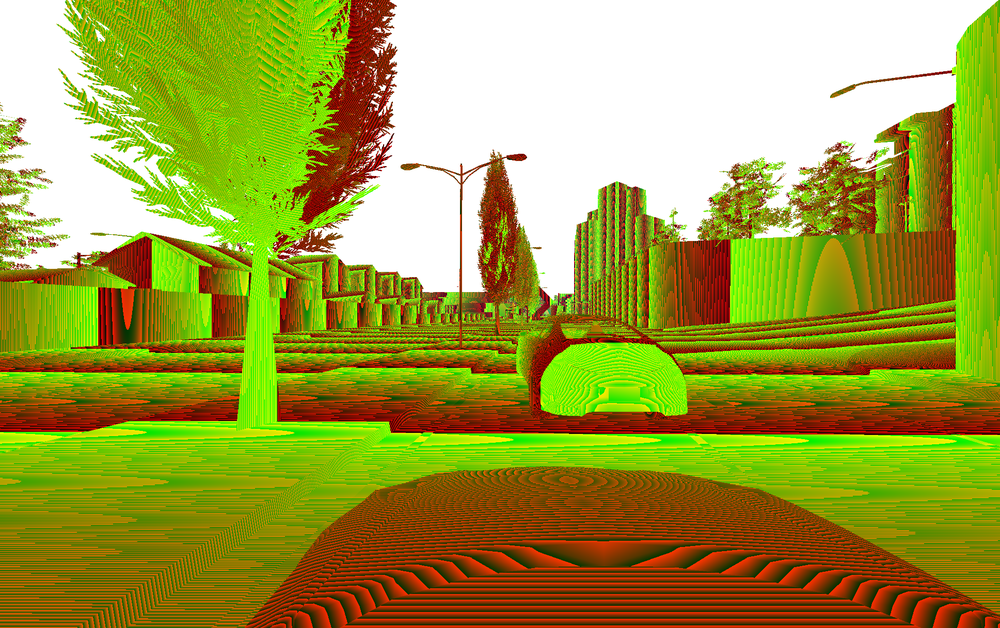
#> input picture Disparity/deep/334_carla_deep.png, 1000 x 628 px, shrunk from 1937 x 1217 before the run
$ python test-utils.py
#> lines starting #> are read from the running program, lines starting #| are printed output that depends on the picture; long printed decimals are rounded
### Disparity/utils.py
import numpy as np
import cv2 as cv
import json
import math


ply_header = '''ply
format ascii 1.0
element vertex %(vert_num)d
property float x
property float y
property float z
property uchar red
property uchar green
property uchar blue
end_header
'''


class NumpyEncoder(json.JSONEncoder):
    # [4 lines left out: function default, not called in this run]


def save2json(data, filename):
    with open(filename, "w", encoding='UTF8') as f:
        json.dump(data, f, ensure_ascii=False, indent=4, cls=NumpyEncoder)


# [17 lines left out: functions loadFromJson, disp2deep, not called in this run]


def deep2disp(deep, b, fov):
    _, w = deep.shape[:2]
    focus_length = w/(2*math.tan(fov*math.pi/360))
    disp = (b*focus_length)/deep
    return disp.astype(np.uint8)


def carla2deep(array):
    array = array[:, :, :3]  # Take only RGB
    array = array[:, :, ::-1]  # BGR
    gray_depth = ((array[:, :, 0] + array[:, :, 1] * 256.0 +
                  array[:, :, 2]*256.0*256.0)/((256.0*256.0*256.0) - 1))
    gray_depth = gray_depth * 1000
    return gray_depth


def get_camera_matrix(fov, img):
    h, w = img.shape[:2]
    focus_length = w/(2*math.tan(fov*math.pi/360))
    K = np.array([[focus_length, 0, w/2], [0, focus_length, h/2], [0, 0, 1]])
    return K


# [20 lines left out: function write_ply, not called in this run]

### Disparity/test-utils.py
import cv2 as cv
from matplotlib import pyplot as plt
from utils import deep2disp, get_camera_matrix, carla2deep


pic = cv.imread('deep/334_carla_deep.png')
#> pic is the input picture: shape (628, 1000, 3); mean B, G, R 62.8, 157.6, 158

deep_from_carla = carla2deep(pic)
#> in carla2deep, `gray_depth = ((array[:, :, 0] + array[:, :, 1] * 256.0 + array[:, :, 2..`:
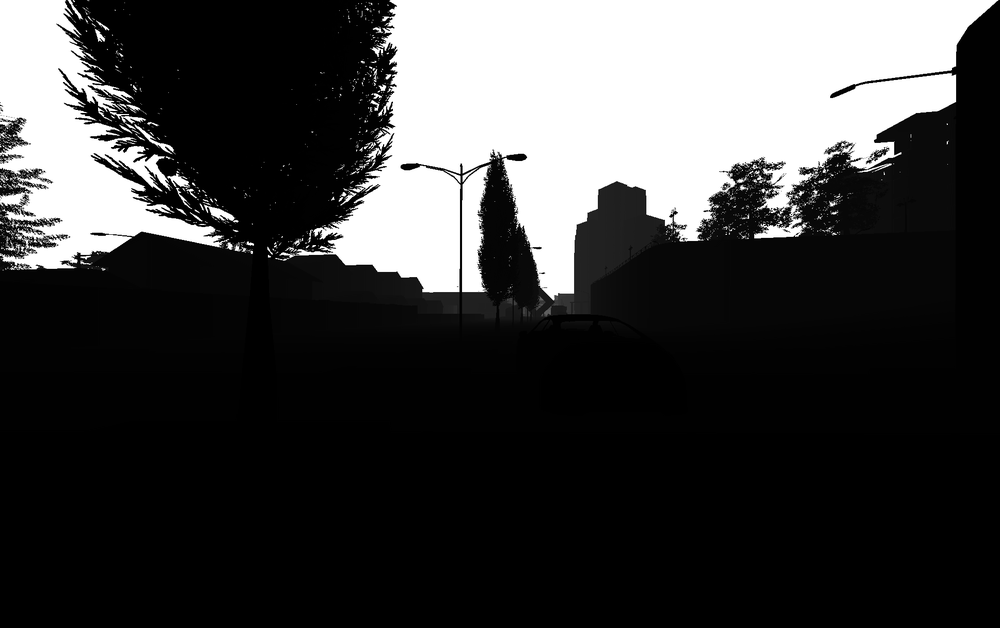
#> gray_depth: shape (628, 1000) float64; min 1.31e-06, max 1, mean 0.248

disparity = deep2disp(deep_from_carla, 0.3, 120)
#> in deep2disp, `return disp.astype(np.uint8)`:
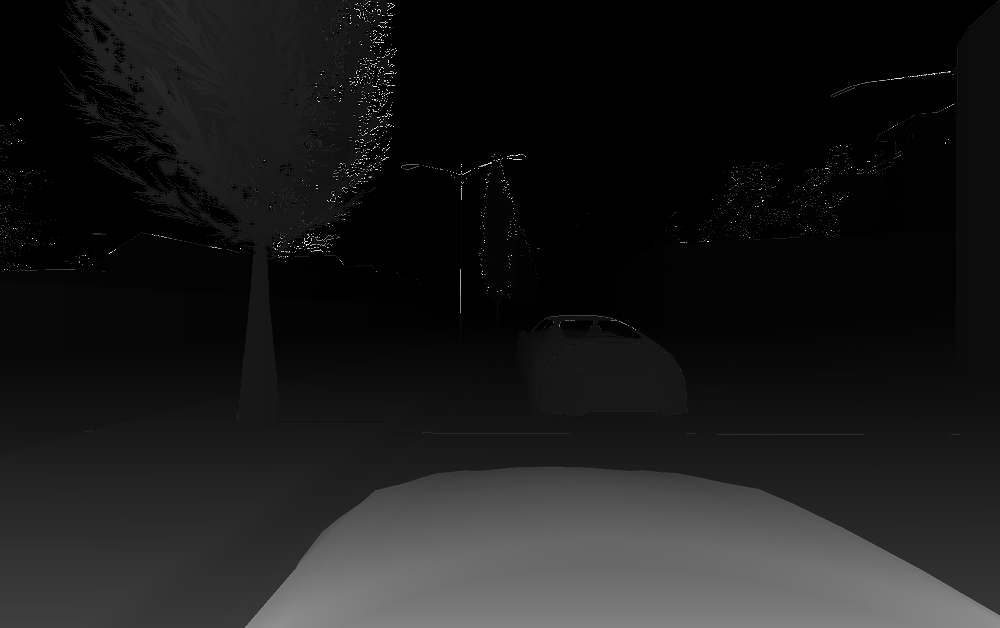
#> returned value: shape (628, 1000); min 0, max 255, mean 27

cameraMatrix = get_camera_matrix(120, disparity)
#> cameraMatrix = [[288.7, 0, 500], [0, 288.7, 314], [0, 0, 1]]

print(f'Camera Matrix: {cameraMatrix}')
#| Camera Matrix: [[288.675   0.         500.        ]
#|  [  0.         288.675 314.        ]
#|  [  0.           0.           1.        ]]

# plt.imshow(disparity, 'gray')
# plt.imshow(deep_from_carla, 'gray')
# plt.show()
